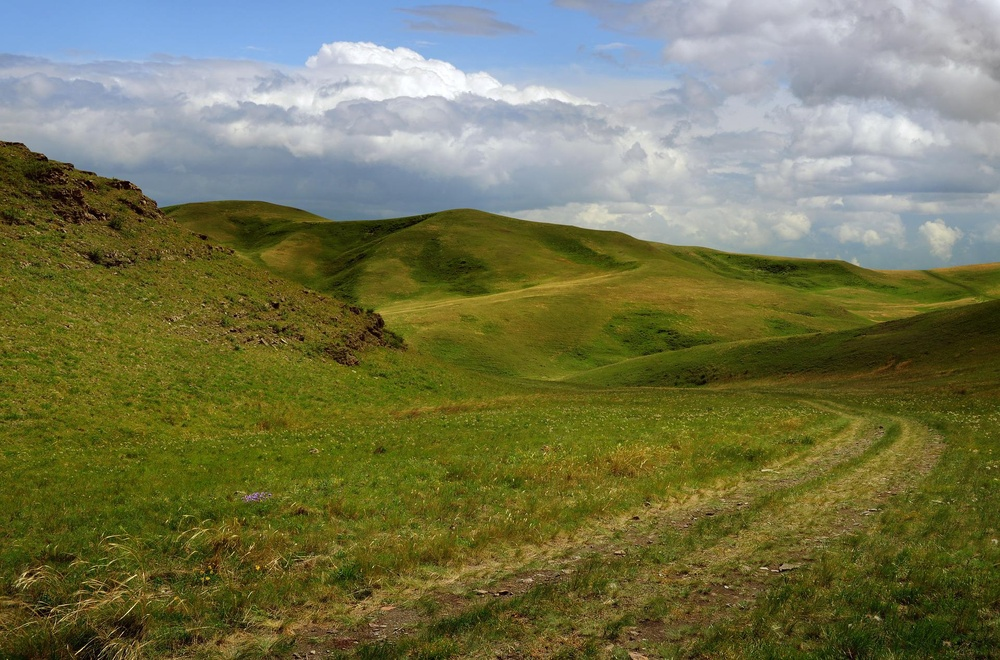
#> input picture final-project/Reference.jpg, 1000 x 660 px, shrunk from 1920 x 1267 before the run, found by its file name
$ python main.py
#> lines starting #> are read from the running program, lines starting #| are printed output that depends on the picture
import numpy as np
import PIL.Image as Image

L = 50


class match_histogram:
    def __init__(self,path_1,path_2):
        self.path_1 = path_1
        self.path_2 = path_2

    def Calculate_histogram(self):
        # load img
        img_1 = np.array(Image.open(self.path_1))
#> img_1 is the input picture: shape (660, 1000, 3); mean R, G, B 115.8, 117.3, 80.7
        img_2 = np.array(Image.open(self.path_2))
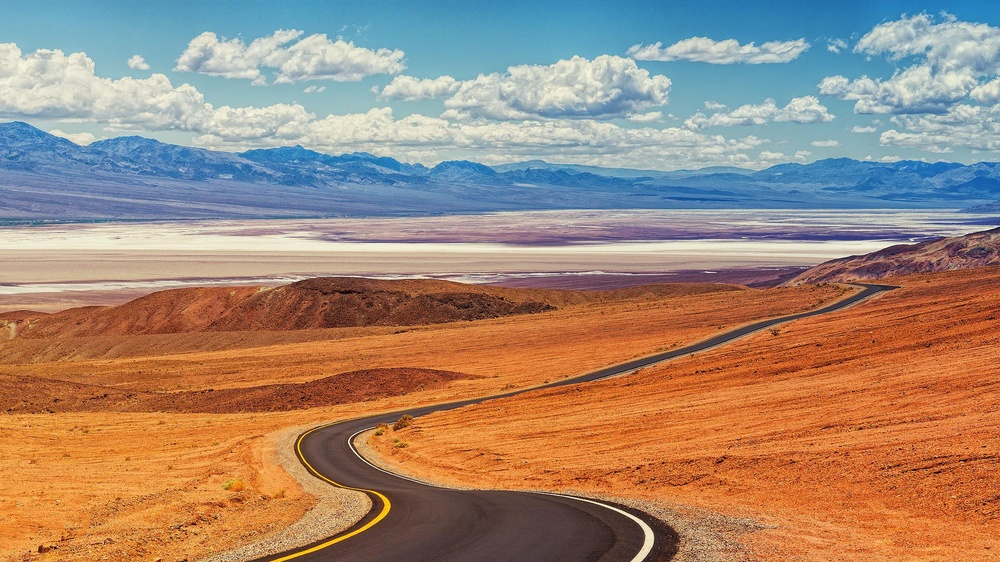
#> input picture final-project/Source.jpg, 1000 x 562 px, shrunk from 1920 x 1080 before the run, found by its file name
#> img_2 is the input picture: shape (562, 1000, 3); mean R, G, B 161.9, 136.1, 118.1
        if len(img_1.shape) == 3:
            imag_Matrix_for_picture_1 = np.mean(img_1, axis=-1)
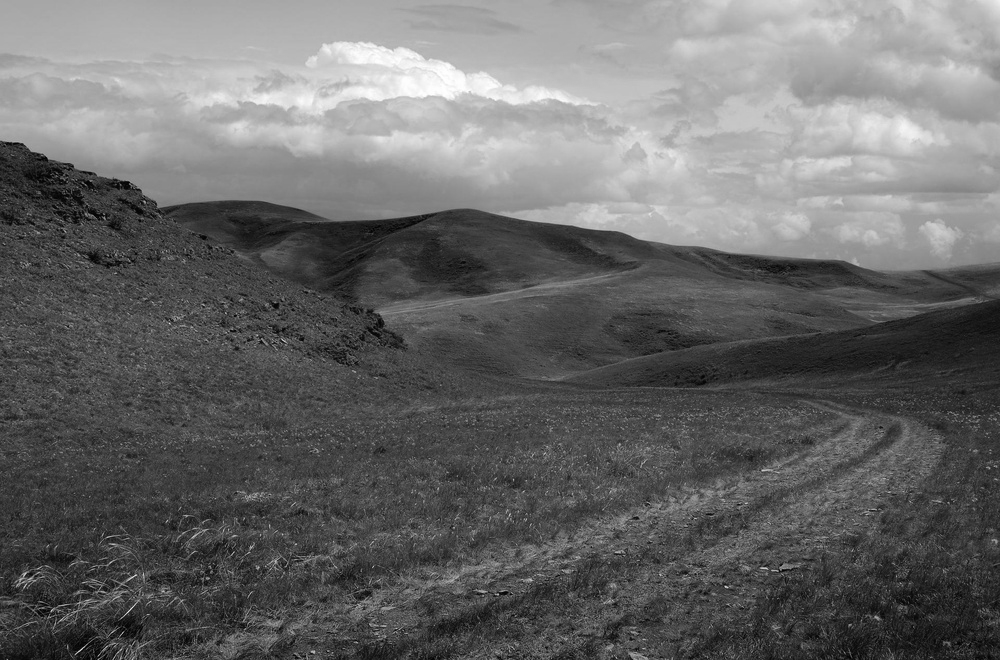
#> imag_Matrix_for_picture_1: shape (660, 1000) float64; min 0.333, max 254.7, mean 104.6
        else:
            imag_Matrix_for_picture_1 = img_1
        Histogram_for_image_1 = np.zeros([256])
        for XP in range(imag_Matrix_for_picture_1.shape[0]):
            for YP in range(imag_Matrix_for_picture_1.shape[1]):
                colorValue = int(imag_Matrix_for_picture_1[XP, YP])
                Histogram_for_image_1[colorValue] += 1
#> after the loop, Histogram_for_image_1 = 256 values, max 8956 at index 67, min 0 at index 255, mean 2578.1
        Histogram_for_image_1 /= (imag_Matrix_for_picture_1.shape[0] * imag_Matrix_for_picture_1.shape[1])
#> Histogram_for_image_1 = 256 values, max 0.0136 at index 67, min 0 at index 255, mean 0.00391

        # equalize
        equalize_histogram_img_1 = np.zeros_like(Histogram_for_image_1)
#> equalize_histogram_img_1 = 256 values from 0 to 0
        for i in range(len(Histogram_for_image_1)):
            equalize_histogram_img_1[i] = int(49 * np.sum(Histogram_for_image_1[0:i]))
#> after the loop, equalize_histogram_img_1 = 256 values from 0 to 49


        if len(img_2.shape) == 3:
            imag_Matrix_for_picture_2 = np.mean(img_2, axis=-1)
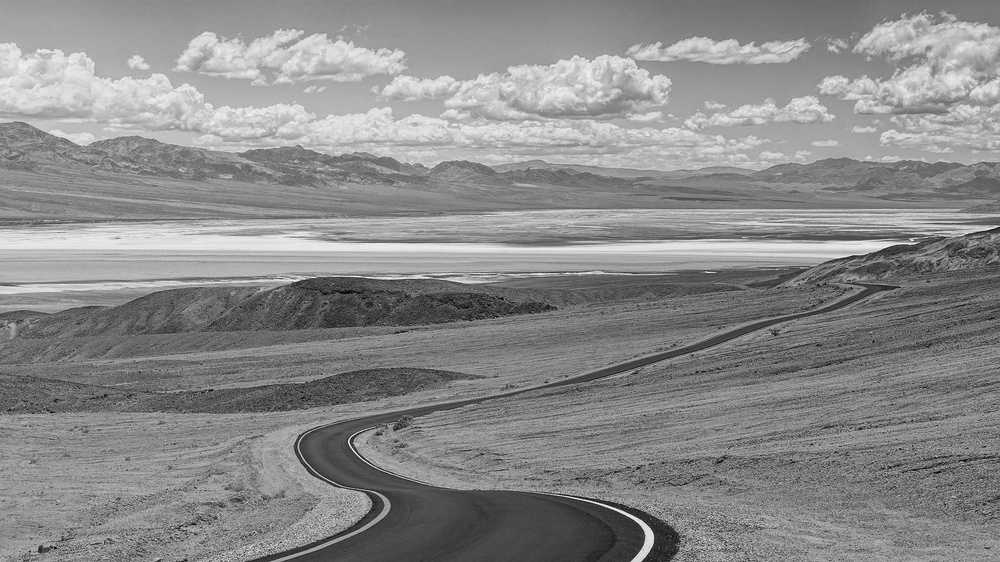
#> imag_Matrix_for_picture_2: shape (562, 1000) float64; min 6.67, max 251, mean 138.7
        else:
            imag_Matrix_for_picture_2 = img_2
        Histogram_for_image_2 = np.zeros([256])
        for XP in range(imag_Matrix_for_picture_2.shape[0]):
            for YP in range(imag_Matrix_for_picture_2.shape[1]):
                colorValue = int(imag_Matrix_for_picture_2[XP, YP])
                Histogram_for_image_2[colorValue] += 1
#> after the loop, Histogram_for_image_2 = 256 values, max 6090 at index 140, min 0 at index 0, mean 2195.3
        Histogram_for_image_2 /= (imag_Matrix_for_picture_2.shape[0] * imag_Matrix_for_picture_2.shape[1])
#> Histogram_for_image_2 = 256 values, max 0.0108 at index 140, min 0 at index 0, mean 0.00391
        # equalize
        equalize_histogram_img_2 = np.zeros_like(Histogram_for_image_2)
#> equalize_histogram_img_2 = 256 values from 0 to 0
        for i in range(len(Histogram_for_image_2)):
            equalize_histogram_img_2[i] = int(49 * np.sum(Histogram_for_image_2[0:i]))
#> after the loop, equalize_histogram_img_2 = 256 values from 0 to 49


        # match_histogram
        imag_match_histogram = np.zeros_like(imag_Matrix_for_picture_1)
        tran_hist = np.zeros_like(equalize_histogram_img_1)
#> tran_hist = 256 values from 0 to 0
        for i in range(256):
            if np.where(equalize_histogram_img_1[i] == i) >= 1:
             tran_hist[i] = equalize_histogram_img_2 [i]
        for XP in range(imag_Matrix_for_picture_1.shape[0]):
            for YP in range(imag_Matrix_for_picture_1.shape[1]):
                pixel_val = int(imag_Matrix_for_picture_1[XP, YP])
                imag_match_histogram[XP, YP] = tran_hist[pixel_val]

if __name__ == '__main__':
    img=match_histogram("./1/Reference.jpg","./1/Source.jpg")
#> (the run stopped early here; a loop or call above may not have finished)
